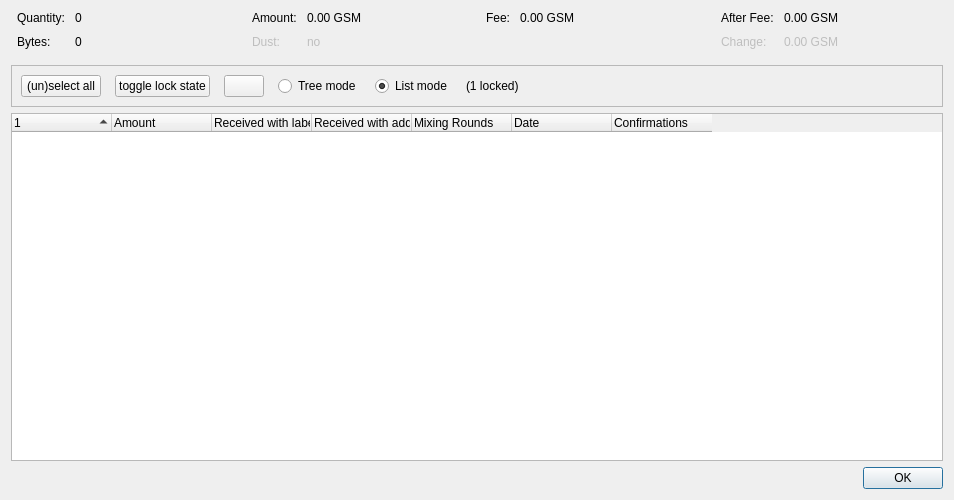
<?xml version="1.0" encoding="UTF-8"?>
<ui version="4.0">
 <class>CoinControlDialog</class>
 <widget class="QDialog" name="CoinControlDialog">
  <property name="geometry">
   <rect>
    <x>0</x>
    <y>0</y>
    <width>954</width>
    <height>500</height>
   </rect>
  </property>
  <property name="windowTitle">
   <string>Coin Selection</string>
  </property>
  <layout class="QVBoxLayout" name="verticalLayout">
   <item>
    <layout class="QHBoxLayout" name="horizontalLayoutTop" stretch="0,0,0,0">
     <property name="topMargin">
      <number>0</number>
     </property>
     <property name="bottomMargin">
      <number>10</number>
     </property>
     <item>
      <layout class="QFormLayout" name="formLayoutCoinControl1">
       <property name="horizontalSpacing">
        <number>10</number>
       </property>
       <property name="verticalSpacing">
        <number>10</number>
       </property>
       <property name="leftMargin">
        <number>6</number>
       </property>
       <property name="rightMargin">
        <number>6</number>
       </property>
       <item row="0" column="0">
        <widget class="QLabel" name="labelCoinControlQuantityText">
         <property name="text">
          <string>Quantity:</string>
         </property>
        </widget>
       </item>
       <item row="0" column="1">
        <widget class="QLabel" name="labelCoinControlQuantity">
         <property name="cursor">
          <cursorShape>IBeamCursor</cursorShape>
         </property>
         <property name="contextMenuPolicy">
          <enum>Qt::ActionsContextMenu</enum>
         </property>
         <property name="text">
          <string notr="true">0</string>
         </property>
         <property name="textInteractionFlags">
          <set>Qt::LinksAccessibleByMouse|Qt::TextSelectableByKeyboard|Qt::TextSelectableByMouse</set>
         </property>
        </widget>
       </item>
       <item row="1" column="0">
        <widget class="QLabel" name="labelCoinControlBytesText">
         <property name="text">
          <string>Bytes:</string>
         </property>
        </widget>
       </item>
       <item row="1" column="1">
        <widget class="QLabel" name="labelCoinControlBytes">
         <property name="cursor">
          <cursorShape>IBeamCursor</cursorShape>
         </property>
         <property name="contextMenuPolicy">
          <enum>Qt::ActionsContextMenu</enum>
         </property>
         <property name="text">
          <string notr="true">0</string>
         </property>
         <property name="textInteractionFlags">
          <set>Qt::LinksAccessibleByMouse|Qt::TextSelectableByKeyboard|Qt::TextSelectableByMouse</set>
         </property>
        </widget>
       </item>
      </layout>
     </item>
     <item>
      <layout class="QFormLayout" name="formLayoutCoinControl2">
       <property name="horizontalSpacing">
        <number>10</number>
       </property>
       <property name="verticalSpacing">
        <number>10</number>
       </property>
       <property name="leftMargin">
        <number>6</number>
       </property>
       <property name="rightMargin">
        <number>6</number>
       </property>
       <item row="0" column="0">
        <widget class="QLabel" name="labelCoinControlAmountText">
         <property name="text">
          <string>Amount:</string>
         </property>
        </widget>
       </item>
       <item row="0" column="1">
        <widget class="QLabel" name="labelCoinControlAmount">
         <property name="cursor">
          <cursorShape>IBeamCursor</cursorShape>
         </property>
         <property name="contextMenuPolicy">
          <enum>Qt::ActionsContextMenu</enum>
         </property>
         <property name="text">
          <string notr="true">0.00 GSM</string>
         </property>
         <property name="textInteractionFlags">
          <set>Qt::LinksAccessibleByMouse|Qt::TextSelectableByKeyboard|Qt::TextSelectableByMouse</set>
         </property>
        </widget>
       </item>
       <item row="1" column="0">
        <widget class="QLabel" name="labelCoinControlLowOutputText">
         <property name="enabled">
          <bool>false</bool>
         </property>
         <property name="text">
          <string>Dust:</string>
         </property>
        </widget>
       </item>
       <item row="1" column="1">
        <widget class="QLabel" name="labelCoinControlLowOutput">
         <property name="enabled">
          <bool>false</bool>
         </property>
         <property name="cursor">
          <cursorShape>IBeamCursor</cursorShape>
         </property>
         <property name="contextMenuPolicy">
          <enum>Qt::ActionsContextMenu</enum>
         </property>
         <property name="text">
          <string notr="true">no</string>
         </property>
         <property name="textInteractionFlags">
          <set>Qt::LinksAccessibleByMouse|Qt::TextSelectableByKeyboard|Qt::TextSelectableByMouse</set>
         </property>
        </widget>
       </item>
      </layout>
     </item>
     <item>
      <layout class="QFormLayout" name="formLayoutCoinControl3">
       <property name="horizontalSpacing">
        <number>10</number>
       </property>
       <property name="verticalSpacing">
        <number>10</number>
       </property>
       <property name="leftMargin">
        <number>6</number>
       </property>
       <property name="rightMargin">
        <number>6</number>
       </property>
       <item row="0" column="0">
        <widget class="QLabel" name="labelCoinControlFeeText">
         <property name="text">
          <string>Fee:</string>
         </property>
        </widget>
       </item>
       <item row="0" column="1">
        <widget class="QLabel" name="labelCoinControlFee">
         <property name="cursor">
          <cursorShape>IBeamCursor</cursorShape>
         </property>
         <property name="contextMenuPolicy">
          <enum>Qt::ActionsContextMenu</enum>
         </property>
         <property name="text">
          <string notr="true">0.00 GSM</string>
         </property>
         <property name="textInteractionFlags">
          <set>Qt::LinksAccessibleByMouse|Qt::TextSelectableByKeyboard|Qt::TextSelectableByMouse</set>
         </property>
        </widget>
       </item>
      </layout>
     </item>
     <item>
      <layout class="QFormLayout" name="formLayoutCoinControl4">
       <property name="horizontalSpacing">
        <number>10</number>
       </property>
       <property name="verticalSpacing">
        <number>10</number>
       </property>
       <property name="leftMargin">
        <number>6</number>
       </property>
       <property name="rightMargin">
        <number>6</number>
       </property>
       <item row="0" column="0">
        <widget class="QLabel" name="labelCoinControlAfterFeeText">
         <property name="text">
          <string>After Fee:</string>
         </property>
        </widget>
       </item>
       <item row="0" column="1">
        <widget class="QLabel" name="labelCoinControlAfterFee">
         <property name="cursor">
          <cursorShape>IBeamCursor</cursorShape>
         </property>
         <property name="contextMenuPolicy">
          <enum>Qt::ActionsContextMenu</enum>
         </property>
         <property name="text">
          <string notr="true">0.00 GSM</string>
         </property>
         <property name="textInteractionFlags">
          <set>Qt::LinksAccessibleByMouse|Qt::TextSelectableByKeyboard|Qt::TextSelectableByMouse</set>
         </property>
        </widget>
       </item>
       <item row="1" column="0">
        <widget class="QLabel" name="labelCoinControlChangeText">
         <property name="enabled">
          <bool>false</bool>
         </property>
         <property name="text">
          <string>Change:</string>
         </property>
        </widget>
       </item>
       <item row="1" column="1">
        <widget class="QLabel" name="labelCoinControlChange">
         <property name="enabled">
          <bool>false</bool>
         </property>
         <property name="cursor">
          <cursorShape>IBeamCursor</cursorShape>
         </property>
         <property name="contextMenuPolicy">
          <enum>Qt::ActionsContextMenu</enum>
         </property>
         <property name="text">
          <string notr="true">0.00 GSM</string>
         </property>
         <property name="textInteractionFlags">
          <set>Qt::LinksAccessibleByMouse|Qt::TextSelectableByKeyboard|Qt::TextSelectableByMouse</set>
         </property>
        </widget>
       </item>
      </layout>
     </item>
    </layout>
   </item>
   <item>
    <widget class="QFrame" name="frame">
     <property name="minimumSize">
      <size>
       <width>0</width>
       <height>40</height>
      </size>
     </property>
     <property name="frameShape">
      <enum>QFrame::StyledPanel</enum>
     </property>
     <property name="frameShadow">
      <enum>QFrame::Sunken</enum>
     </property>
     <layout class="QHBoxLayout" name="horizontalLayout">
      <item>
       <layout class="QHBoxLayout" name="horizontalLayoutPanel" stretch="0,0,0,0,0,0,0">
        <property name="spacing">
         <number>14</number>
        </property>
        <item>
         <widget class="QPushButton" name="pushButtonSelectAll">
          <property name="sizePolicy">
           <sizepolicy hsizetype="Maximum" vsizetype="Fixed">
            <horstretch>0</horstretch>
            <verstretch>0</verstretch>
           </sizepolicy>
          </property>
          <property name="text">
           <string>(un)select all</string>
          </property>
          <property name="autoDefault">
           <bool>false</bool>
          </property>
         </widget>
        </item>
        <item>
         <widget class="QPushButton" name="pushButtonToggleLock">
          <property name="sizePolicy">
           <sizepolicy hsizetype="Maximum" vsizetype="Fixed">
            <horstretch>0</horstretch>
            <verstretch>0</verstretch>
           </sizepolicy>
          </property>
          <property name="text">
           <string>toggle lock state</string>
          </property>
          <property name="autoDefault">
           <bool>false</bool>
          </property>
         </widget>
        </item>
        <item>
         <widget class="QPushButton" name="hideButton">
          <property name="sizePolicy">
           <sizepolicy hsizetype="Maximum" vsizetype="Fixed">
            <horstretch>0</horstretch>
            <verstretch>0</verstretch>
           </sizepolicy>
          </property>
          <property name="text">
           <string/>
          </property>
          <property name="autoDefault">
           <bool>false</bool>
          </property>
         </widget>
        </item>
        <item>
         <widget class="QRadioButton" name="radioTreeMode">
          <property name="sizePolicy">
           <sizepolicy hsizetype="Maximum" vsizetype="Fixed">
            <horstretch>0</horstretch>
            <verstretch>0</verstretch>
           </sizepolicy>
          </property>
          <property name="text">
           <string>Tree mode</string>
          </property>
         </widget>
        </item>
        <item>
         <widget class="QRadioButton" name="radioListMode">
          <property name="sizePolicy">
           <sizepolicy hsizetype="Maximum" vsizetype="Fixed">
            <horstretch>0</horstretch>
            <verstretch>0</verstretch>
           </sizepolicy>
          </property>
          <property name="text">
           <string>List mode</string>
          </property>
          <property name="checked">
           <bool>true</bool>
          </property>
         </widget>
        </item>
        <item>
         <widget class="QLabel" name="labelLocked">
          <property name="text">
           <string>(1 locked)</string>
          </property>
         </widget>
        </item>
        <item>
         <spacer name="horizontalSpacer">
          <property name="orientation">
           <enum>Qt::Horizontal</enum>
          </property>
          <property name="sizeHint" stdset="0">
           <size>
            <width>40</width>
            <height>20</height>
           </size>
          </property>
         </spacer>
        </item>
       </layout>
      </item>
     </layout>
    </widget>
   </item>
   <item>
    <widget class="CoinControlTreeWidget" name="treeWidget">
     <property name="contextMenuPolicy">
      <enum>Qt::CustomContextMenu</enum>
     </property>
     <property name="sortingEnabled">
      <bool>false</bool>
     </property>
     <property name="columnCount">
      <number>7</number>
     </property>
     <attribute name="headerShowSortIndicator" stdset="0">
      <bool>true</bool>
     </attribute>
     <attribute name="headerStretchLastSection">
      <bool>false</bool>
     </attribute>
     <column>
      <property name="text">
       <string/>
      </property>
     </column>
     <column>
      <property name="text">
       <string>Amount</string>
      </property>
     </column>
     <column>
      <property name="text">
       <string>Received with label</string>
      </property>
     </column>
     <column>
      <property name="text">
       <string>Received with address</string>
      </property>
     </column>
     <column>
      <property name="text">
       <string>Mixing Rounds</string>
      </property>
     </column>
     <column>
      <property name="text">
       <string>Date</string>
      </property>
     </column>
     <column>
      <property name="text">
       <string>Confirmations</string>
      </property>
      <property name="toolTip">
       <string>Confirmed</string>
      </property>
     </column>
    </widget>
   </item>
   <item>
    <widget class="QDialogButtonBox" name="buttonBox">
     <property name="orientation">
      <enum>Qt::Horizontal</enum>
     </property>
     <property name="standardButtons">
      <set>QDialogButtonBox::Ok</set>
     </property>
    </widget>
   </item>
  </layout>
 </widget>
 <customwidgets>
  <customwidget>
   <class>CoinControlTreeWidget</class>
   <extends>QTreeWidget</extends>
   <header>qt/coincontroltreewidget.h</header>
  </customwidget>
 </customwidgets>
 <resources/>
 <connections/>
</ui>
